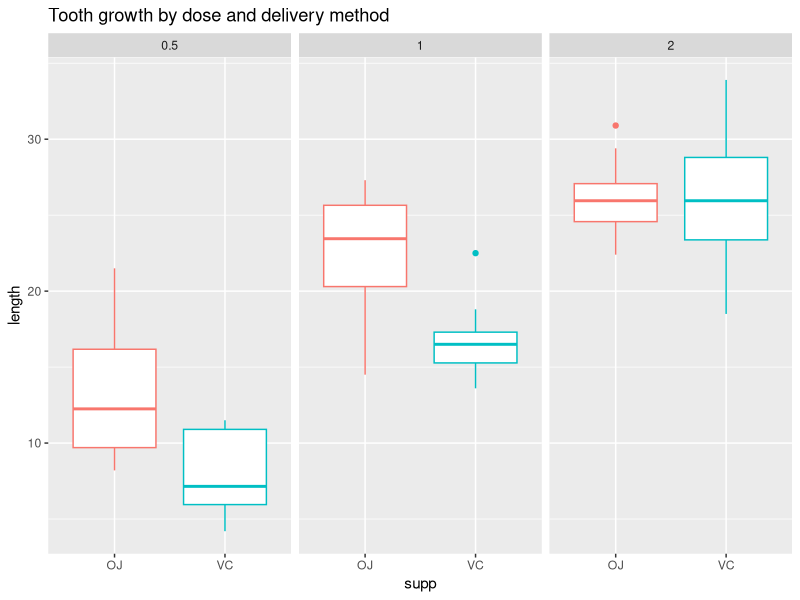

The R script that drew this image: (Note: this script raises an error after producing the figure.)
# Course Project - part 2: Basic Inferential Data Analysis

library(datasets)
library(ggplot2)
library(dplyr)


# 1. Load the ToothGrowth data and perform some basic exploratory data analyses
# 2. Provide a basic summary of the data.


data <- ToothGrowth
# info: https://stat.ethz.ch/R-manual/R-devel/library/datasets/html/ToothGrowth.html

# data about toothgrowth in 60 subjects that were given vitamin C
# len: tooth length
# supp: method of vitamin C delivery
    # VC: ascorbic acid
    # OJ: orange juice
# dose: dose level of vitamin C (in mg/day)
    # .5, 1, 2

summary(data)

# how many measurements per supp & dose
table(data$supp, data$dose)

# compute mean and sd per supp & dose
data %>% group_by(supp, dose) %>% summarise(mean = mean(len), sd = sd(len))

# boxplots for each supp & dose
ggplot(data, aes(x=supp, y=len)) + geom_boxplot(aes(color=supp)) + facet_grid(. ~ dose) +
    labs(y='length', title='Tooth growth by dose and delivery method') +
    theme(legend.position = 'none')
    # axis...x in theme removes numbers and label in xaxis




# 3. Use confidence intervals and/or hypothesis tests to compare tooth growth
# by supp and dose. (Only use the techniques from class, even if there's other
# approaches worth considering)

# 4. State your conclusions and the assumptions needed for your conclusions.


# TEST1: mean(length) by supp

# From the boxplots it looks like the average length on subjects with supp=VC
# is smaller than on subjects with supp=OJ.

# H0: mu_OJ = mu_VC
# H0: mu_OJ > mu_VC

# Assume tooth growth length follows a normal dist. in OJ and VC populations,
# with different (unknown) variances.
# Perform 2-sample t-test for diff variances (Welch's test):

t.test(len ~ supp, data=data, paired=FALSE, var.equal=FALSE,
       alternative='greater')
    # p-value=.03



# TEST2: for each dose, mean(length) by supp

# Let's perform 3 hypothesis tests as before, for each value of dose:

lapply( split(data, data$dose) , function(df)
    t.test(len ~ supp, data=df, paired=FALSE, var.equal=FALSE,
           alternative='greater')$p.value
)

# results:

# $`0.5`
#
# Welch Two Sample t-test
#
# data:  len by supp
# t = 3.1697, df = 14.969, p-value = 0.003179
# alternative hypothesis: true difference in means is greater than 0
# 95 percent confidence interval:
#     2.34604     Inf
# sample estimates:
#     mean in group OJ mean in group VC 
# 13.23             7.98

# $`1`
# 
# Welch Two Sample t-test
# 
# data:  len by supp
# t = 4.0328, df = 15.358, p-value = 0.0005192
# alternative hypothesis: true difference in means is greater than 0
# 95 percent confidence interval:
#     3.356158      Inf
# sample estimates:
#     mean in group OJ mean in group VC 
# 22.70            16.77 

# $`2`
# 
# Welch Two Sample t-test
# 
# data:  len by supp
# t = -0.046136, df = 14.04, p-value = 0.5181
# alternative hypothesis: true difference in means is greater than 0
# 95 percent confidence interval:
#     -3.1335     Inf
# sample estimates:
#     mean in group OJ mean in group VC 
# 26.06            26.14 


# For doses .5 and 1, there's significant evidence that method OJ is
# more efficient than method VC.
# No evidence for dose 2
# For dose=2, mu_OJ and mu_VC are too close to conclude they're different



# TEST 3: for each supp, mean(length) by dose

# However, it seems that on average, the tooth growth is higher for dose=2 then
# for dose=1 and lower for dose=1 

# H0: mu_1=mu_2
# H1: mu_1<mu_2

data2 <- data[data$dose %in% c(1,2), ]

lapply( split(data2, data2$supp) , function(df)
    t.test(len ~ dose, data=df, paired=FALSE, var.equal=FALSE,
           alternative='less')$p.value
)

# H0: mu_0.5=mu_1
# H1: mu_0.5<mu_1

data3 <- data[data$dose %in% c(.5,1),]

lapply( split(data3, data3$supp) , function(df)
    t.test(len ~ dose, data=df, paired=FALSE, var.equal=FALSE,
           alternative='less')$p.value
)



